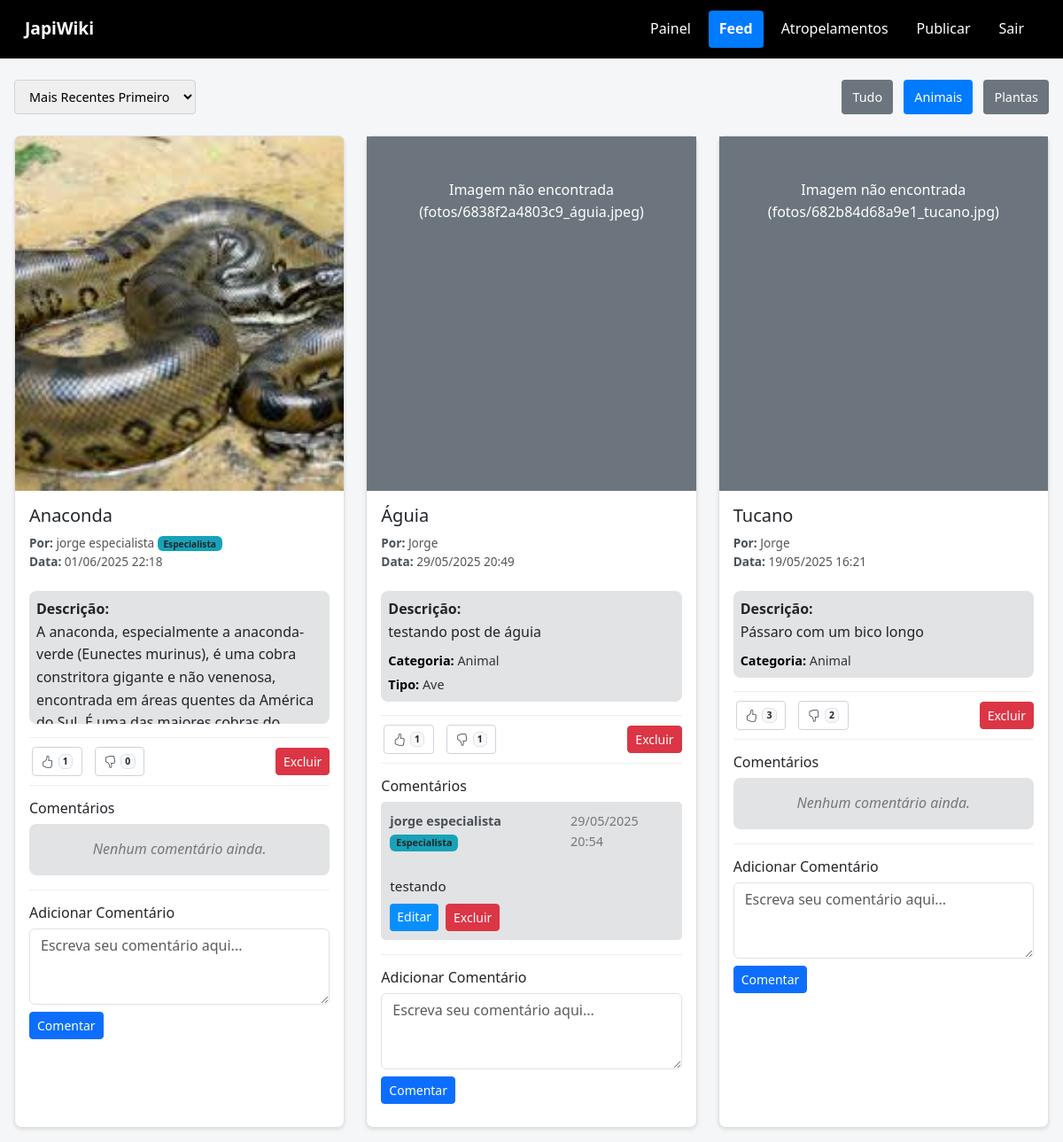
The page /feed_user.php?filtro=animal&ordem=DESC (signed in) on the database as committed earlier.
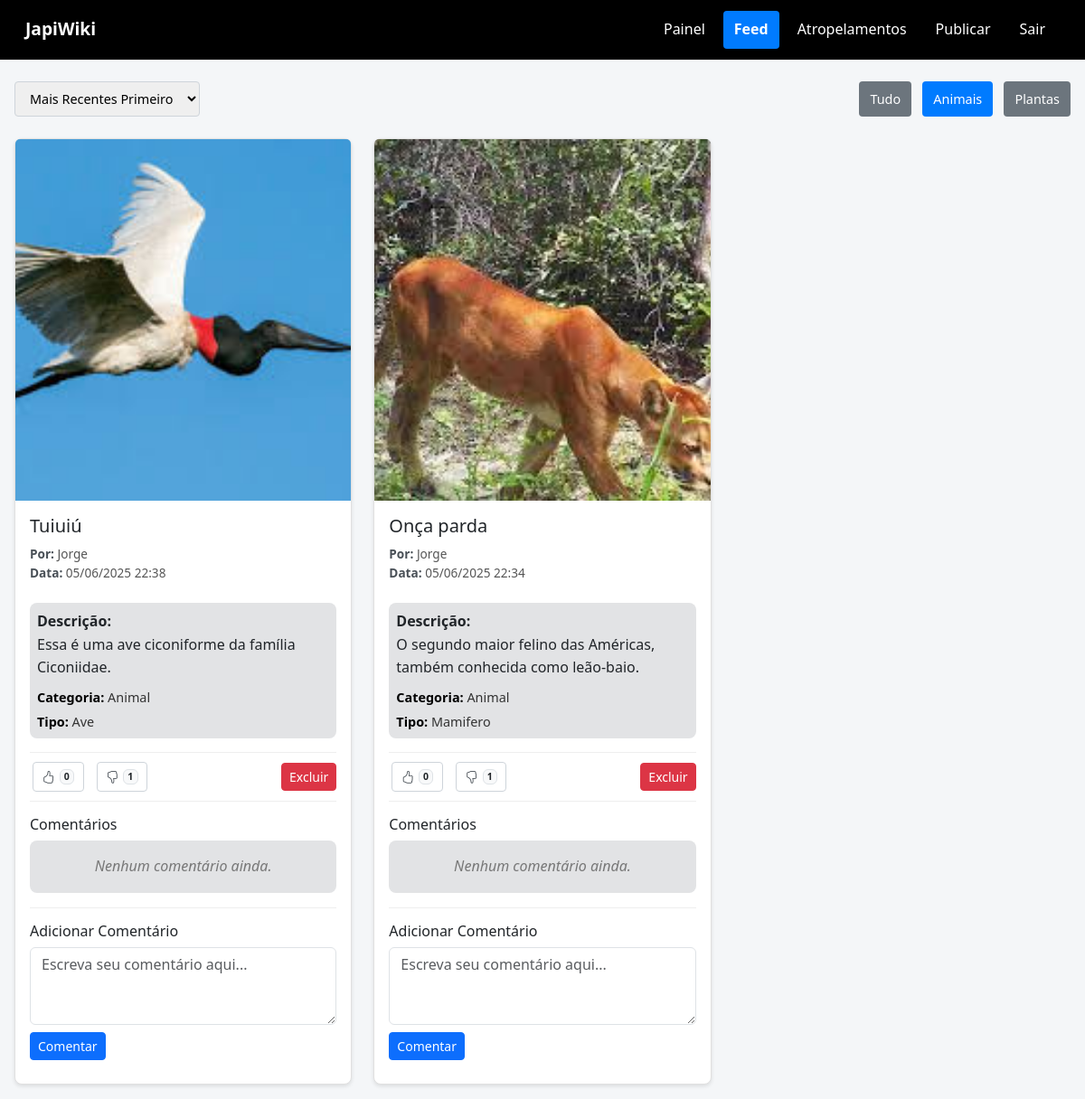
The same page on the database as committed later.
### tables this page shows
CREATE TABLE `publicacoes` (
  `id` int(11) NOT NULL,
  `especie` varchar(255) NOT NULL,
  `foto` varchar(255) NOT NULL,
  `usuario_id` int(11) NOT NULL,
  `data_publicacao` datetime DEFAULT current_timestamp(),
  `titulo` varchar(255) DEFAULT NULL,
  `descricao` text DEFAULT NULL,
  `caminho_foto` varchar(255) DEFAULT NULL,
  `atropelamento` tinyint(1) DEFAULT 0,
  `categoria` varchar(50) DEFAULT NULL,
  `tipo_especifico` varchar(100) DEFAULT NULL,
  `sub_categoria` varchar(100) DEFAULT NULL,
  `nome_cientifico` varchar(255) DEFAULT NULL
);

CREATE TABLE `usuarios` (
  `id` int(11) NOT NULL,
  `nome` varchar(100) NOT NULL,
  `email` varchar(100) NOT NULL,
  `senha` varchar(255) NOT NULL,
  `cargo` enum('user','especialista','admin') DEFAULT 'user',
  `token_senha` varchar(64) DEFAULT NULL,
  `token_expiracao` datetime DEFAULT NULL,
  `area_especialidade` varchar(255) DEFAULT NULL
);

CREATE TABLE `comentarios` (
  `id` int(11) NOT NULL,
  `publicacao_id` int(11) NOT NULL,
  `tipo_publicacao` varchar(50) DEFAULT 'publicacao',
  `usuario_id` int(11) NOT NULL,
  `comentario` text NOT NULL,
  `texto` text NOT NULL,
  `data_comentario` datetime DEFAULT current_timestamp()
);

### feed_user.php (the view, shortened to what the changed rows need)
<?php
include 'conexao.php';
$cargo_usuario_sessao = $_SESSION['cargo'] ?? 'user';
$pode_interagir = true;
$pode_comentar = ($cargo_usuario_sessao === 'especialista' || $cargo_usuario_sessao === 'admin');
$ordem = $_GET['ordem'] ?? 'DESC';
$ordem_sql = ($ordem === 'ASC') ? 'ASC' : 'DESC';
$filtro = $_GET['filtro'] ?? 'tudo';
$where_filtro = '';
if ($filtro === 'animal') {
    $where_filtro = "AND p.categoria = 'animal'";
} elseif ($filtro === 'planta') {
    $where_filtro = "AND p.categoria = 'planta'";
}
$stmt = $conn->prepare("
    SELECT p.*, u.nome AS nome_usuario_post, u.id AS id_usuario_post, u.cargo AS cargo_usuario_post,
    (SELECT COUNT(*) FROM interacoes WHERE publicacao_id = p.id AND tipo = 'like') AS likes,
    (SELECT COUNT(*) FROM interacoes WHERE publicacao_id = p.id AND tipo = 'dislike') AS dislikes,
    (SELECT tipo FROM interacoes WHERE publicacao_id = p.id AND usuario_id = ?) AS minha_interacao
    FROM publicacoes p
    JOIN usuarios u ON p.usuario_id = u.id
    WHERE p.atropelamento = 0 $where_filtro
    ORDER BY p.data_publicacao $ordem_sql");
$stmt->bind_param("i", $_SESSION['usuario_id']);
$stmt->execute();
$resultado = $stmt->get_result();
?>
<!DOCTYPE html>
<html lang="pt-br">
<head>
    <link href="https://cdn.jsdelivr.net/npm/bootstrap@5.3.0/dist/css/bootstrap.min.css" rel="stylesheet">
    <link href="css/feed.css" rel="stylesheet">
    <link rel="stylesheet" href="https://cdn.jsdelivr.net/npm/bootstrap-icons@1.11.1/font/bootstrap-icons.css">
</head>
<body>
    <div class="feed-container container mt-4">
        <?php while ($pub = $resultado->fetch_assoc()): ?>
            <div class="card mb-3">
                <?php
                $nome_arquivo = basename($pub['caminho_foto']);
                $caminho_imagem = "fotos/" . $nome_arquivo;
                ?>
                <div class="card-img-container">
                    <?php if (file_exists(__DIR__ . "/" . $caminho_imagem) && !is_dir(__DIR__ . "/" . $caminho_imagem)): ?>
                        <img src="<?= htmlspecialchars($caminho_imagem) ?>" class="card-img-top" alt="<?= htmlspecialchars($pub['titulo'] ?? '') ?>">
                    <?php else: ?>
                        <div class="bg-secondary text-white p-5 text-center">
                            Imagem não encontrada (<?= htmlspecialchars($caminho_imagem)?>)
                        </div>
                    <?php endif; ?>
                </div>
                <div class="card-body">
                    <h5 class="card-title"><?= htmlspecialchars($pub['titulo'] ?? '') ?></h5>
                    <div class="post-info">
                        <strong>Por:</strong> <?= htmlspecialchars($pub['nome_usuario_post'] ?? 'Desconhecido') ?>
                        <?php if ($pub['cargo_usuario_post'] === 'especialista'): ?>
                            <span class="badge bg-info text-dark">Especialista</span>
                        <?php elseif ($pub['cargo_usuario_post'] === 'admin'): ?>
                            <span class="badge bg-danger">Admin</span>
                        <?php endif; ?>
                        <br>
                        <strong>Data:</strong> <?= date('d/m/Y H:i', strtotime($pub['data_publicacao'] ?? '')) ?>
                    </div>
                    <div class="description-container">
                        <p class="card-text"><strong>Descrição:</strong><br>
                        <?= nl2br(htmlspecialchars($pub['descricao'] ?? '')) ?></p>
                        <div class="post-category-info">
                            <?php if (!empty($pub['categoria'])): ?>
                                <p class="card-text"><strong>Categoria:</strong> <?= ucfirst(htmlspecialchars($pub['categoria'])) ?></p>
                            <?php endif; ?>
                            <?php if (!empty($pub['sub_categoria'])): ?>
                                <p class="card-text"><strong>Tipo:</strong> <?= ucfirst(htmlspecialchars($pub['sub_categoria'])) ?></p>
                            <?php endif; ?>
                            <?php if (!empty($pub['nome_cientifico'])): ?>
                                <p class="card-text"><strong>Nome Científico:</strong> <em class="text-muted"><?= htmlspecialchars($pub['nome_cientifico']) ?></em></p>
                            <?php endif; ?>
                        </div>
                    </div>
                    <div class="card-actions">
                        <div class="btn-group" role="group">
                            <button class="like-button <?= ($pub['minha_interacao'] === 'like' ? 'like-active' : '') ?>"
                                    data-publicacao-id="<?= $pub['id'] ?>" data-tipo="like" <?= (!$pode_interagir ? 'disabled' : '') ?>>
                                <i class="bi bi-hand-thumbs-up"></i> <span class="badge like-count-<?= $pub['id'] ?>"><?= $pub['likes'] ?></span>
                            </button>
                            <button class="dislike-button <?= ($pub['minha_interacao'] === 'dislike' ? 'dislike-active' : '') ?>"
                                    data-publicacao-id="<?= $pub['id'] ?>" data-tipo="dislike" <?= (!$pode_interagir ? 'disabled' : '') ?>>
                                <i class="bi bi-hand-thumbs-down"></i> <span class="badge dislike-count-<?= $pub['id'] ?>"><?= $pub['dislikes'] ?></span>
                            </button>
                        </div>
                        <?php if (isset($_SESSION['cargo']) && ($_SESSION['cargo'] === 'admin' || (isset($pub['id_usuario_post']) && $_SESSION['usuario_id'] == $pub['id_usuario_post']))): ?>
                            <a href="delete.php?id=<?= $pub['id'] ?>&tipo=publicacao" class="btn btn-danger btn-sm"
                               onclick="return confirm('Tem certeza que deseja excluir esta publicação?')">
                                Excluir
                            </a>
                        <?php endif; ?>
                    </div>
                    <div class="comment-section">
                        <h6>Comentários</h6>
                        <?php
                        $stmt_comentarios = $conn->prepare("
                            SELECT c.*, u.nome AS nome_usuario_comentario, u.cargo AS cargo_usuario_comentario, u.id AS id_usuario_comentario
                            FROM comentarios c
                            JOIN usuarios u ON c.usuario_id = u.id
                            WHERE c.publicacao_id = ? AND c.tipo_publicacao = 'publicacao'
                            ORDER BY c.data_comentario ASC
                        ");
                        $stmt_comentarios->bind_param("i", $pub['id']);
                        $stmt_comentarios->execute();
                        $comentarios = $stmt_comentarios->get_result();
                        if ($comentarios->num_rows > 0):
                            while ($comentario = $comentarios->fetch_assoc()): ?>
                                <div class="comment">
                                    <div class="comment-header">
                                        <span class="comment-author">
                                            <?= htmlspecialchars($comentario['nome_usuario_comentario']) ?>
                                            <?php if ($comentario['cargo_usuario_comentario'] === 'especialista'): ?>
                                                <span class="badge bg-info text-dark">Especialista</span>
                                            <?php elseif ($comentario['cargo_usuario_comentario'] === 'admin'): ?>
                                                <span class="badge bg-danger">Admin</span>
                                            <?php endif; ?>
                                        </span>
                                        <span class="comment-date">
                                            <?= date('d/m/Y H:i', strtotime($comentario['data_comentario'])) ?>
                                        </span>
                                    </div>
                                    <div class="comment-content">
                                        <?= nl2br(htmlspecialchars($comentario['comentario'])) ?>
                                    </div>
                                    <?php if (isset($_SESSION['cargo']) && ($_SESSION['cargo'] === 'admin' || (isset($comentario['id_usuario_comentario']) && $_SESSION['usuario_id'] == $comentario['id_usuario_comentario']))): ?>
                                        <div class="comment-actions mt-2">
                                            <a href="editar_comentario.php?comentario_id=<?= $comentario['id'] ?>&tipo_publicacao=publicacao&publicacao_id=<?= $pub['id'] ?>" class="btn btn-edit btn-sm">Editar</a>
                                            <a href="delete.php?comentario_id=<?= $comentario['id'] ?>&tipo=publicacao_comentario&publicacao_id=<?= $pub['id'] ?>" class="btn btn-danger btn-sm" onclick="return confirm('Tem certeza que deseja excluir este comentário?')">Excluir</a>
                                        </div>
                                    <?php endif; ?>
                                </div>
                            <?php endwhile;
                        else: ?>
                            <div class="no-comments">Nenhum comentário ainda.</div>
                        <?php endif;
                        ?>
                    </div>
                    <?php if ($pode_comentar): ?>
                        <div class="comment-form mt-3">
                            <h6>Adicionar Comentário</h6>
                            <form method="POST" action="feed_user.php?<?= http_build_query($_GET) ?>">
                                <textarea name="comentario" rows="3" class="form-control mb-2" required placeholder="Escreva seu comentário aqui..."></textarea>
                                <button type="submit" class="btn btn-primary btn-sm">Comentar</button>
                            </form>
                        </div>
                    <?php endif; ?>
                </div>
            </div>
        <?php endwhile; ?>
    </div>
</body>
</html>

Rows that differ between the two databases and show on the page:
removed publicacoes: caminho_foto (picture), titulo "Anaconda", usuario.nome "jorge especialista", shows "Especialista", data_publicacao "01/06/2025 22:18", descricao "A anaconda, especialmente a anaconda-verde (Eunectes murinus), é uma cobra constritora gigante e não venenosa, encontrada em áreas quentes da América…", likes "1", dislikes "0", shows "Nenhum comentário ainda."
removed publicacoes: caminho_foto "fotos/6838f2a4803c9_águia.jpeg", titulo "Águia", usuario.nome "Jorge", data_publicacao "29/05/2025 20:49", descricao "testando post de águia", categoria "Animal", sub_categoria "Ave", likes "1", dislikes "1"
removed comentarios: usuario.nome "jorge especialista", data_comentario "29/05/2025 20:54", comentario "testando"
removed publicacoes: caminho_foto "fotos/682b84d68a9e1_tucano.jpg", titulo "Tucano", usuario.nome "Jorge", data_publicacao "19/05/2025 16:21", descricao "Pássaro com um bico longo", categoria "Animal", likes "3", dislikes "2", atropelamento "Nenhum comentário ainda."
added publicacoes: caminho_foto (picture), titulo "Tuiuiú", usuario.nome "Jorge", data_publicacao "05/06/2025 22:38", descricao "Essa é uma ave ciconiforme da família Ciconiidae.", categoria "Animal", sub_categoria "Ave", likes "0", dislikes "1", shows "Nenhum comentário ainda."
added publicacoes: caminho_foto (picture), titulo "Onça parda", usuario.nome "Jorge", data_publicacao "05/06/2025 22:34", descricao "O segundo maior felino das Américas, também conhecida como leão-baio.", categoria "Animal", sub_categoria "Mamifero", likes "0", dislikes "1", shows "Nenhum comentário ainda."
